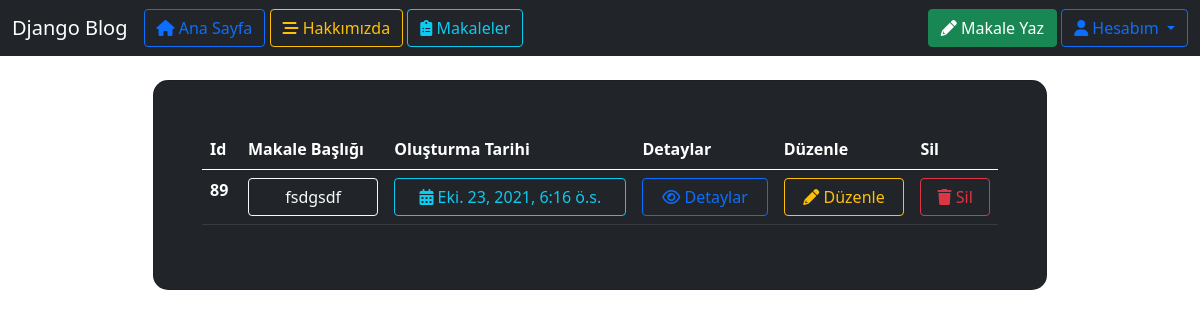
Page /articles/dashboard/ (signed in) on the earlier database version.
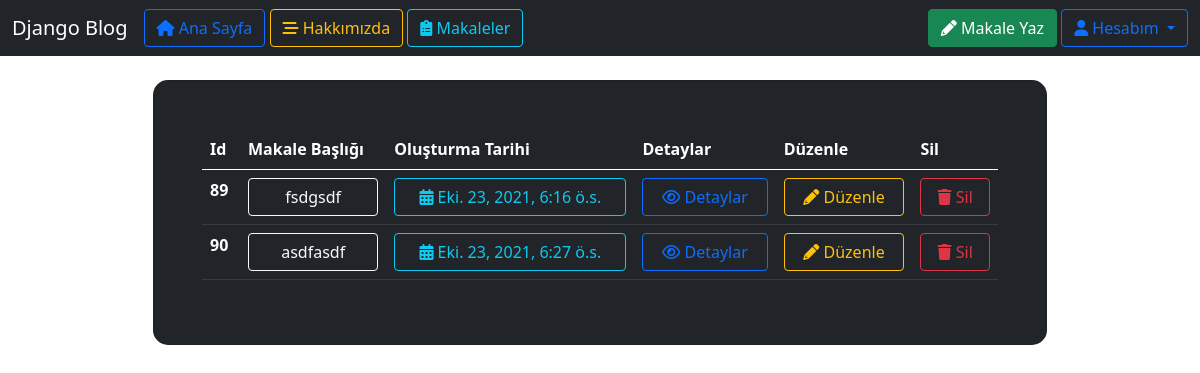
Same page on the later database version.
### article/models.py (models this page shows, shortened)
class Article(models.Model):
    author     = models.ForeignKey("auth.User",on_delete=models.CASCADE,verbose_name="Yazar")
    title      = models.CharField(max_length=50,verbose_name="Başlık")
    content    = models.TextField(max_length=100,verbose_name="İçerik")
    createdDate= models.DateTimeField(auto_now_add=True,verbose_name="Oluşturma Tarihi")
    articleImage=models.FileField(blank=True,null=True)
    Atype      = models.ForeignKey(ArticleType,on_delete=models.CASCADE,null=True,blank=True)

### article/views.py (the view)
# urls.py: path("dashboard/",views.dashboard,name="dashboard"),
@login_required(login_url="user:login")
def dashboard(request): # Tüm makalelerin bulunduğu sayfa
    articles=Article.objects.filter(author=request.user)
    return render(request,"userArticles.html",{"articles":articles})

### templates/userArticles.html (shortened to what this page needs)
{% extends 'layout.html' %}
{% load static %}
{% block styles %}
<link rel="stylesheet" href="{% static 'css/style.css' %}">
{% endblock%}
{% block body%}
{% include 'navbar.html' %}
{% if articles %}<br>
  <div class="row d-flex justify-content-center align-items-center h-100">
        <div class="col-0 col-md-1 col-lg-1 col-xl-9">
          <div class="card bg-dark text-white" style="border-radius: 15px;">
            <div class="card-body p-5">
<table class="table table-hover table-dark">
  <thead>
    <tr>
      <th scope="col">Id</th>
      <th scope="col">Makale Başlığı</th>
      <th scope="col">Oluşturma Tarihi</th>
      <th scope="col">Detaylar</th>
      <th scope="col">Düzenle</th>
      <th scope="col">Sil</th>
    </tr>
  </thead>
  <tbody>
  {%for article in articles %}
    <tr>
      <th scope="row">{{article.id}}</th>
      <td><div class="d-grid gap-2"><a class="btn btn-outline-light" href="/articles/details/{{article.id}}">{{article.title}}</a></div></td>
      <td><div class="d-grid gap-2"><a class="btn btn-outline-info"><i class="fas fa-calendar-alt"></i> {{article.createdDate}}</a></div></td>
      <td><div class="d-grid gap-2"><a class="btn btn-outline-primary" href="/articles/details/{{article.id}}"><i class="far fa-eye"></i> Detaylar</a></div></td>
      <td><div class="d-grid gap-2"><a class="btn btn-outline-warning" href="/articles/update/{{article.id}}"><i class="fas fa-pencil-alt"></i> Düzenle</a></div></td>
      <td><div class="d-grid gap-2"><a class="btn btn-outline-danger" href="/articles/delete/{{article.id}}"><i class="fas fa-trash"></i> Sil</a></div></td>
    </tr>
  {%endfor%}
  </tbody>
</table>
</div>
{% endif %}
{% endblock %}

Differences in the rows shown:
added Article: id "90", title "asdfasdf", createdDate "Eki. 23, 2021, 6:27 ö.s."
